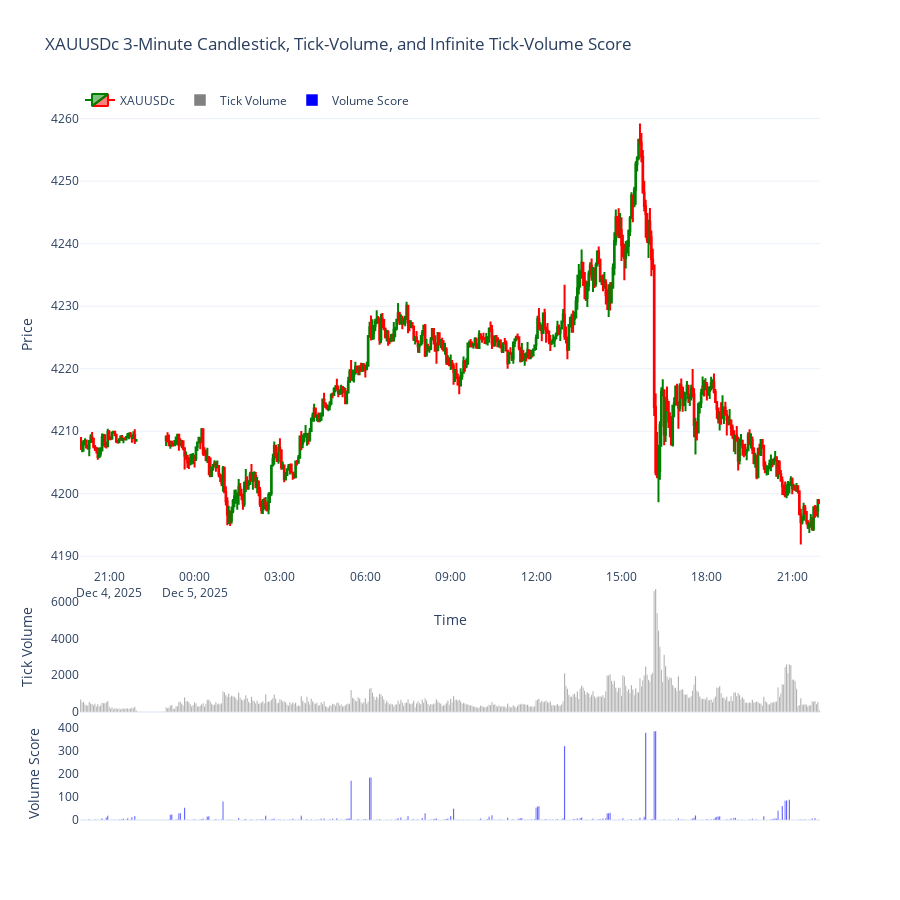

Notebook code for this chart:
### Markdown cell above
This algorithm only uses tick-volume bars (one whole bar, entire value) as a comparative-variable. The “score” is assigned to each corresponding bar, at the current bar. The score varies how many times does this current bar’s entire value, higher than the number of lookback bars. The greater the number of lookback bars, the greater the score. The scoring only ends with a horizontal intersection point from the entire value of the current bar, compared to the look back to the left. For example: The current bar is higher than all in 12 lookback, then the corresponding score will be “12”. The scoring is infinite no matter how much data set is used.

### Code cell
import MetaTrader5 as mt5
import pandas as pd
import numpy as np
import plotly.graph_objects as go
from datetime import datetime, timedelta

# -------------------------
# 1. Initialize MT5
# -------------------------
if not mt5.initialize():
    print("MT5 initialization failed")
    mt5.shutdown()

# -------------------------
# 2. Fetch 3-minute data
# -------------------------
symbol = "XAUUSDc"
timeframe = mt5.TIMEFRAME_M3
n_bars = 500
utc_from = datetime.now() - timedelta(days=2)

rates = mt5.copy_rates_from(symbol, timeframe, utc_from, n_bars)
mt5.shutdown()

# -------------------------
# 3. Convert to DataFrame
# -------------------------
df = pd.DataFrame(rates)
df['time'] = pd.to_datetime(df['time'], unit='s')
df.set_index('time', inplace=True)

# -------------------------
# 4. Remove non-trading periods (weekends)
# -------------------------
df = df[df.index.dayofweek < 5]

# -------------------------
# 5. Infinite tick-volume score algorithm (horizontal intersection logic)
# -------------------------
def tick_volume_infinite_score(volumes):
    scores = np.zeros(len(volumes))
    
    for i in range(1, len(volumes)):
        count = 0
        # Compare current bar to all previous bars to the left until intersection
        for j in range(i-1, -1, -1):
            if volumes[i] > volumes[j]:
                count += 1
            else:
                break  # horizontal intersection, stop counting
        scores[i] = count
    return scores

df['vol_score'] = tick_volume_infinite_score(df['tick_volume'])

# -------------------------
# 6. Plot 3-pane chart (no markers)
# -------------------------
fig = go.Figure()

# Candlestick chart (top pane)
fig.add_trace(go.Candlestick(
    x=df.index,
    open=df['open'],
    high=df['high'],
    low=df['low'],
    close=df['close'],
    name='XAUUSDc',
    increasing_line_color='green',
    decreasing_line_color='red'
))

# Tick-volume bars (middle pane)
fig.add_trace(go.Bar(
    x=df.index,
    y=df['tick_volume'],
    name='Tick Volume',
    marker_color='gray',
    yaxis='y2'
))

# Volume score bars (bottom pane)
fig.add_trace(go.Bar(
    x=df.index,
    y=df['vol_score'],
    name='Volume Score',
    marker_color='blue',
    yaxis='y3'
))

# Layout
fig.update_layout(
    template='plotly_white',
    title='XAUUSDc 3-Minute Candlestick, Tick-Volume, and Infinite Tick-Volume Score',
    xaxis=dict(title='Time', rangeslider=dict(visible=False)),
    yaxis=dict(title='Price', domain=[0.35, 1]),
    yaxis2=dict(title='Tick Volume', domain=[0.15, 0.33], showgrid=False),
    yaxis3=dict(title='Volume Score', domain=[0, 0.13], showgrid=False),
    legend=dict(orientation='h', y=1.02, x=0),
    height=900
)

fig.show()

### Figure 1 — Plotly figure (JSON) as saved in the notebook; plotly's stock layout.template omitted (floating-point values rounded to 4 significant figures; data arrays with more than 128 entries replaced by an {"elided": "..."} marker saying what was removed)
{"data": [{"close": {"elided": "500 float values"}, "decreasing": {"line": {"color": "red"}}, "high": {"elided": "500 float values"}, "increasing": {"line": {"color": "green"}}, "low": {"elided": "500 float values"}, "name": "XAUUSDc", "open": {"elided": "500 float values"}, "type": "candlestick", "x": {"elided": "500 str values"}}, {"marker": {"color": "gray"}, "name": "Tick Volume", "type": "bar", "x": {"elided": "500 str values"}, "y": {"elided": "500 int values"}, "yaxis": "y2"}, {"marker": {"color": "blue"}, "name": "Volume Score", "type": "bar", "x": {"elided": "500 str values"}, "y": {"elided": "500 float values"}, "yaxis": "y3"}], "layout": {"height": 900, "legend": {"orientation": "h", "x": 0, "y": 1.02}, "title": {"text": "XAUUSDc 3-Minute Candlestick, Tick-Volume, and Infinite Tick-Volume Score"}, "xaxis": {"rangeslider": {"visible": false}, "title": {"text": "Time"}}, "yaxis": {"domain": [0.35, 1], "title": {"text": "Price"}}, "yaxis2": {"domain": [0.15, 0.33], "showgrid": false, "title": {"text": "Tick Volume"}}, "yaxis3": {"domain": [0, 0.13], "showgrid": false, "title": {"text": "Volume Score"}}}}
